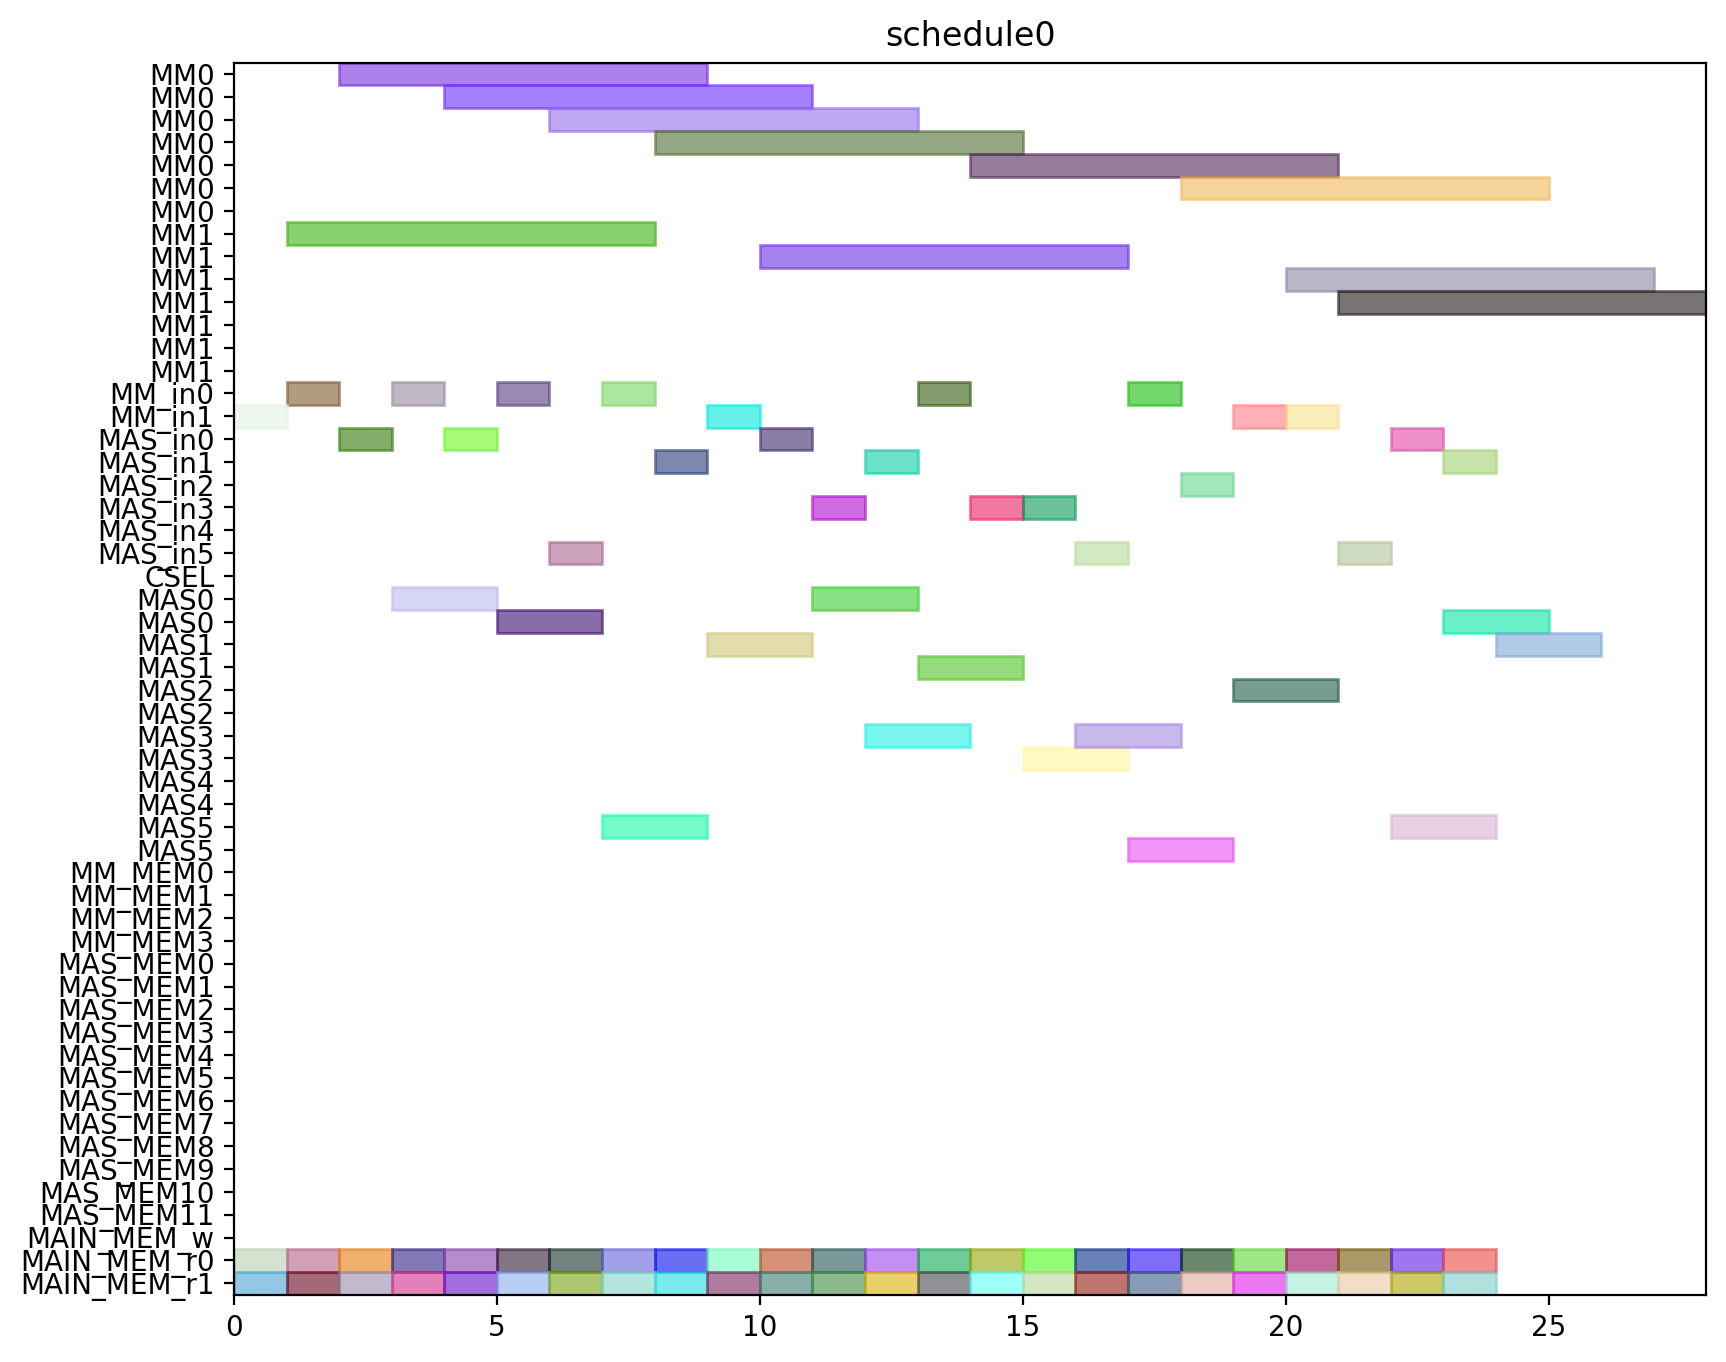

Generate this figure with Python:
from pyschedule import Scenario, solvers, plotters, alt


def solve():
	horizon = 120
	S = Scenario("schedule0", horizon=horizon)

	# resource
	MM = S.Resources('MM', num=2, size=7)
	MM_in = S.Resources('MM_in', num=2)
	MAS_in = S.Resources('MAS_in', num=6)
	CSEL = S.Resource('CSEL')
	MAS = S.Resources('MAS', num=6, size=2, periods=range(1, horizon))
	MM_MEM = S.Resources('MM_MEM', num=4)
	MAS_MEM = S.Resources('MAS_MEM', num=12)
	MAIN_MEM_w = S.Resource('MAIN_MEM_w', size=1)
	MAIN_MEM_r = S.Resources('MAIN_MEM_r', num=2)

	# result of previous scheduling

	# new tasks
	t0_t0 = S.Task('t0_t0', length=2, delay_cost=1)
	t0_t0 += alt(MAS)
	t0_t0_in = S.Task('t0_t0_in', length=1, delay_cost=1)
	t0_t0_in += alt(MAS_in)
	S += t0_t0_in*MAS_in[0]<=t0_t0*MAS[0]

	S += t0_t0_in*MAS_in[1]<=t0_t0*MAS[1]

	S += t0_t0_in*MAS_in[2]<=t0_t0*MAS[2]

	S += t0_t0_in*MAS_in[3]<=t0_t0*MAS[3]

	S += t0_t0_in*MAS_in[4]<=t0_t0*MAS[4]

	S += t0_t0_in*MAS_in[5]<=t0_t0*MAS[5]

	t0_t0_mem0 = S.Task('t0_t0_mem0', length=1, delay_cost=1)
	t0_t0_mem0 += MAIN_MEM_r[0]
	S += t0_t0_mem0 <= t0_t0

	t0_t0_mem1 = S.Task('t0_t0_mem1', length=1, delay_cost=1)
	t0_t0_mem1 += MAIN_MEM_r[1]
	S += t0_t0_mem1 <= t0_t0

	t0_t1 = S.Task('t0_t1', length=2, delay_cost=1)
	t0_t1 += alt(MAS)
	t0_t1_in = S.Task('t0_t1_in', length=1, delay_cost=1)
	t0_t1_in += alt(MAS_in)
	S += t0_t1_in*MAS_in[0]<=t0_t1*MAS[0]

	S += t0_t1_in*MAS_in[1]<=t0_t1*MAS[1]

	S += t0_t1_in*MAS_in[2]<=t0_t1*MAS[2]

	S += t0_t1_in*MAS_in[3]<=t0_t1*MAS[3]

	S += t0_t1_in*MAS_in[4]<=t0_t1*MAS[4]

	S += t0_t1_in*MAS_in[5]<=t0_t1*MAS[5]

	t0_t1_mem0 = S.Task('t0_t1_mem0', length=1, delay_cost=1)
	t0_t1_mem0 += MAIN_MEM_r[0]
	S += t0_t1_mem0 <= t0_t1

	t0_t1_mem1 = S.Task('t0_t1_mem1', length=1, delay_cost=1)
	t0_t1_mem1 += MAIN_MEM_r[1]
	S += t0_t1_mem1 <= t0_t1

	t0_t3 = S.Task('t0_t3', length=7, delay_cost=1)
	t0_t3 += alt(MM)
	t0_t3_in = S.Task('t0_t3_in', length=1, delay_cost=1)
	t0_t3_in += alt(MM_in)
	S += t0_t3_in*MM_in[0]<=t0_t3*MM[0]
	S += t0_t3_in*MM_in[1]<=t0_t3*MM[1]
	t0_t3_mem0 = S.Task('t0_t3_mem0', length=1, delay_cost=1)
	t0_t3_mem0 += MAIN_MEM_r[0]
	S += t0_t3_mem0 <= t0_t3

	t0_t3_mem1 = S.Task('t0_t3_mem1', length=1, delay_cost=1)
	t0_t3_mem1 += MAIN_MEM_r[1]
	S += t0_t3_mem1 <= t0_t3

	t10 = S.Task('t10', length=2, delay_cost=1)
	t10 += alt(MAS)
	t10_in = S.Task('t10_in', length=1, delay_cost=1)
	t10_in += alt(MAS_in)
	S += t10_in*MAS_in[0]<=t10*MAS[0]

	S += t10_in*MAS_in[1]<=t10*MAS[1]

	S += t10_in*MAS_in[2]<=t10*MAS[2]

	S += t10_in*MAS_in[3]<=t10*MAS[3]

	S += t10_in*MAS_in[4]<=t10*MAS[4]

	S += t10_in*MAS_in[5]<=t10*MAS[5]

	t10_mem0 = S.Task('t10_mem0', length=1, delay_cost=1)
	t10_mem0 += MAIN_MEM_r[0]
	S += t10_mem0 <= t10

	t10_mem1 = S.Task('t10_mem1', length=1, delay_cost=1)
	t10_mem1 += MAIN_MEM_r[1]
	S += t10_mem1 <= t10

	t11 = S.Task('t11', length=2, delay_cost=1)
	t11 += alt(MAS)
	t11_in = S.Task('t11_in', length=1, delay_cost=1)
	t11_in += alt(MAS_in)
	S += t11_in*MAS_in[0]<=t11*MAS[0]

	S += t11_in*MAS_in[1]<=t11*MAS[1]

	S += t11_in*MAS_in[2]<=t11*MAS[2]

	S += t11_in*MAS_in[3]<=t11*MAS[3]

	S += t11_in*MAS_in[4]<=t11*MAS[4]

	S += t11_in*MAS_in[5]<=t11*MAS[5]

	t11_mem0 = S.Task('t11_mem0', length=1, delay_cost=1)
	t11_mem0 += MAIN_MEM_r[0]
	S += t11_mem0 <= t11

	t11_mem1 = S.Task('t11_mem1', length=1, delay_cost=1)
	t11_mem1 += MAIN_MEM_r[1]
	S += t11_mem1 <= t11

	t3_t0 = S.Task('t3_t0', length=7, delay_cost=1)
	t3_t0 += alt(MM)
	t3_t0_in = S.Task('t3_t0_in', length=1, delay_cost=1)
	t3_t0_in += alt(MM_in)
	S += t3_t0_in*MM_in[0]<=t3_t0*MM[0]
	S += t3_t0_in*MM_in[1]<=t3_t0*MM[1]
	t3_t0_mem0 = S.Task('t3_t0_mem0', length=1, delay_cost=1)
	t3_t0_mem0 += MAIN_MEM_r[0]
	S += t3_t0_mem0 <= t3_t0

	t3_t0_mem1 = S.Task('t3_t0_mem1', length=1, delay_cost=1)
	t3_t0_mem1 += MAIN_MEM_r[1]
	S += t3_t0_mem1 <= t3_t0

	t3_t1 = S.Task('t3_t1', length=7, delay_cost=1)
	t3_t1 += alt(MM)
	t3_t1_in = S.Task('t3_t1_in', length=1, delay_cost=1)
	t3_t1_in += alt(MM_in)
	S += t3_t1_in*MM_in[0]<=t3_t1*MM[0]
	S += t3_t1_in*MM_in[1]<=t3_t1*MM[1]
	t3_t1_mem0 = S.Task('t3_t1_mem0', length=1, delay_cost=1)
	t3_t1_mem0 += MAIN_MEM_r[0]
	S += t3_t1_mem0 <= t3_t1

	t3_t1_mem1 = S.Task('t3_t1_mem1', length=1, delay_cost=1)
	t3_t1_mem1 += MAIN_MEM_r[1]
	S += t3_t1_mem1 <= t3_t1

	t3_t2 = S.Task('t3_t2', length=2, delay_cost=1)
	t3_t2 += alt(MAS)
	t3_t2_in = S.Task('t3_t2_in', length=1, delay_cost=1)
	t3_t2_in += alt(MAS_in)
	S += t3_t2_in*MAS_in[0]<=t3_t2*MAS[0]

	S += t3_t2_in*MAS_in[1]<=t3_t2*MAS[1]

	S += t3_t2_in*MAS_in[2]<=t3_t2*MAS[2]

	S += t3_t2_in*MAS_in[3]<=t3_t2*MAS[3]

	S += t3_t2_in*MAS_in[4]<=t3_t2*MAS[4]

	S += t3_t2_in*MAS_in[5]<=t3_t2*MAS[5]

	t3_t2_mem0 = S.Task('t3_t2_mem0', length=1, delay_cost=1)
	t3_t2_mem0 += MAIN_MEM_r[0]
	S += t3_t2_mem0 <= t3_t2

	t3_t2_mem1 = S.Task('t3_t2_mem1', length=1, delay_cost=1)
	t3_t2_mem1 += MAIN_MEM_r[1]
	S += t3_t2_mem1 <= t3_t2

	t3_t3 = S.Task('t3_t3', length=2, delay_cost=1)
	t3_t3 += alt(MAS)
	t3_t3_in = S.Task('t3_t3_in', length=1, delay_cost=1)
	t3_t3_in += alt(MAS_in)
	S += t3_t3_in*MAS_in[0]<=t3_t3*MAS[0]

	S += t3_t3_in*MAS_in[1]<=t3_t3*MAS[1]

	S += t3_t3_in*MAS_in[2]<=t3_t3*MAS[2]

	S += t3_t3_in*MAS_in[3]<=t3_t3*MAS[3]

	S += t3_t3_in*MAS_in[4]<=t3_t3*MAS[4]

	S += t3_t3_in*MAS_in[5]<=t3_t3*MAS[5]

	t3_t3_mem0 = S.Task('t3_t3_mem0', length=1, delay_cost=1)
	t3_t3_mem0 += MAIN_MEM_r[0]
	S += t3_t3_mem0 <= t3_t3

	t3_t3_mem1 = S.Task('t3_t3_mem1', length=1, delay_cost=1)
	t3_t3_mem1 += MAIN_MEM_r[1]
	S += t3_t3_mem1 <= t3_t3

	t4_t0 = S.Task('t4_t0', length=2, delay_cost=1)
	t4_t0 += alt(MAS)
	t4_t0_in = S.Task('t4_t0_in', length=1, delay_cost=1)
	t4_t0_in += alt(MAS_in)
	S += t4_t0_in*MAS_in[0]<=t4_t0*MAS[0]

	S += t4_t0_in*MAS_in[1]<=t4_t0*MAS[1]

	S += t4_t0_in*MAS_in[2]<=t4_t0*MAS[2]

	S += t4_t0_in*MAS_in[3]<=t4_t0*MAS[3]

	S += t4_t0_in*MAS_in[4]<=t4_t0*MAS[4]

	S += t4_t0_in*MAS_in[5]<=t4_t0*MAS[5]

	t4_t0_mem0 = S.Task('t4_t0_mem0', length=1, delay_cost=1)
	t4_t0_mem0 += MAIN_MEM_r[0]
	S += t4_t0_mem0 <= t4_t0

	t4_t0_mem1 = S.Task('t4_t0_mem1', length=1, delay_cost=1)
	t4_t0_mem1 += MAIN_MEM_r[1]
	S += t4_t0_mem1 <= t4_t0

	t4_t1 = S.Task('t4_t1', length=2, delay_cost=1)
	t4_t1 += alt(MAS)
	t4_t1_in = S.Task('t4_t1_in', length=1, delay_cost=1)
	t4_t1_in += alt(MAS_in)
	S += t4_t1_in*MAS_in[0]<=t4_t1*MAS[0]

	S += t4_t1_in*MAS_in[1]<=t4_t1*MAS[1]

	S += t4_t1_in*MAS_in[2]<=t4_t1*MAS[2]

	S += t4_t1_in*MAS_in[3]<=t4_t1*MAS[3]

	S += t4_t1_in*MAS_in[4]<=t4_t1*MAS[4]

	S += t4_t1_in*MAS_in[5]<=t4_t1*MAS[5]

	t4_t1_mem0 = S.Task('t4_t1_mem0', length=1, delay_cost=1)
	t4_t1_mem0 += MAIN_MEM_r[0]
	S += t4_t1_mem0 <= t4_t1

	t4_t1_mem1 = S.Task('t4_t1_mem1', length=1, delay_cost=1)
	t4_t1_mem1 += MAIN_MEM_r[1]
	S += t4_t1_mem1 <= t4_t1

	t4_t3 = S.Task('t4_t3', length=7, delay_cost=1)
	t4_t3 += alt(MM)
	t4_t3_in = S.Task('t4_t3_in', length=1, delay_cost=1)
	t4_t3_in += alt(MM_in)
	S += t4_t3_in*MM_in[0]<=t4_t3*MM[0]
	S += t4_t3_in*MM_in[1]<=t4_t3*MM[1]
	t4_t3_mem0 = S.Task('t4_t3_mem0', length=1, delay_cost=1)
	t4_t3_mem0 += MAIN_MEM_r[0]
	S += t4_t3_mem0 <= t4_t3

	t4_t3_mem1 = S.Task('t4_t3_mem1', length=1, delay_cost=1)
	t4_t3_mem1 += MAIN_MEM_r[1]
	S += t4_t3_mem1 <= t4_t3

	t5_t0 = S.Task('t5_t0', length=7, delay_cost=1)
	t5_t0 += alt(MM)
	t5_t0_in = S.Task('t5_t0_in', length=1, delay_cost=1)
	t5_t0_in += alt(MM_in)
	S += t5_t0_in*MM_in[0]<=t5_t0*MM[0]
	S += t5_t0_in*MM_in[1]<=t5_t0*MM[1]
	t5_t0_mem0 = S.Task('t5_t0_mem0', length=1, delay_cost=1)
	t5_t0_mem0 += MAIN_MEM_r[0]
	S += t5_t0_mem0 <= t5_t0

	t5_t0_mem1 = S.Task('t5_t0_mem1', length=1, delay_cost=1)
	t5_t0_mem1 += MAIN_MEM_r[1]
	S += t5_t0_mem1 <= t5_t0

	t5_t1 = S.Task('t5_t1', length=7, delay_cost=1)
	t5_t1 += alt(MM)
	t5_t1_in = S.Task('t5_t1_in', length=1, delay_cost=1)
	t5_t1_in += alt(MM_in)
	S += t5_t1_in*MM_in[0]<=t5_t1*MM[0]
	S += t5_t1_in*MM_in[1]<=t5_t1*MM[1]
	t5_t1_mem0 = S.Task('t5_t1_mem0', length=1, delay_cost=1)
	t5_t1_mem0 += MAIN_MEM_r[0]
	S += t5_t1_mem0 <= t5_t1

	t5_t1_mem1 = S.Task('t5_t1_mem1', length=1, delay_cost=1)
	t5_t1_mem1 += MAIN_MEM_r[1]
	S += t5_t1_mem1 <= t5_t1

	t5_t2 = S.Task('t5_t2', length=2, delay_cost=1)
	t5_t2 += alt(MAS)
	t5_t2_in = S.Task('t5_t2_in', length=1, delay_cost=1)
	t5_t2_in += alt(MAS_in)
	S += t5_t2_in*MAS_in[0]<=t5_t2*MAS[0]

	S += t5_t2_in*MAS_in[1]<=t5_t2*MAS[1]

	S += t5_t2_in*MAS_in[2]<=t5_t2*MAS[2]

	S += t5_t2_in*MAS_in[3]<=t5_t2*MAS[3]

	S += t5_t2_in*MAS_in[4]<=t5_t2*MAS[4]

	S += t5_t2_in*MAS_in[5]<=t5_t2*MAS[5]

	t5_t2_mem0 = S.Task('t5_t2_mem0', length=1, delay_cost=1)
	t5_t2_mem0 += MAIN_MEM_r[0]
	S += t5_t2_mem0 <= t5_t2

	t5_t2_mem1 = S.Task('t5_t2_mem1', length=1, delay_cost=1)
	t5_t2_mem1 += MAIN_MEM_r[1]
	S += t5_t2_mem1 <= t5_t2

	t5_t3 = S.Task('t5_t3', length=2, delay_cost=1)
	t5_t3 += alt(MAS)
	t5_t3_in = S.Task('t5_t3_in', length=1, delay_cost=1)
	t5_t3_in += alt(MAS_in)
	S += t5_t3_in*MAS_in[0]<=t5_t3*MAS[0]

	S += t5_t3_in*MAS_in[1]<=t5_t3*MAS[1]

	S += t5_t3_in*MAS_in[2]<=t5_t3*MAS[2]

	S += t5_t3_in*MAS_in[3]<=t5_t3*MAS[3]

	S += t5_t3_in*MAS_in[4]<=t5_t3*MAS[4]

	S += t5_t3_in*MAS_in[5]<=t5_t3*MAS[5]

	t5_t3_mem0 = S.Task('t5_t3_mem0', length=1, delay_cost=1)
	t5_t3_mem0 += MAIN_MEM_r[0]
	S += t5_t3_mem0 <= t5_t3

	t5_t3_mem1 = S.Task('t5_t3_mem1', length=1, delay_cost=1)
	t5_t3_mem1 += MAIN_MEM_r[1]
	S += t5_t3_mem1 <= t5_t3

	t6_t0 = S.Task('t6_t0', length=7, delay_cost=1)
	t6_t0 += alt(MM)
	t6_t0_in = S.Task('t6_t0_in', length=1, delay_cost=1)
	t6_t0_in += alt(MM_in)
	S += t6_t0_in*MM_in[0]<=t6_t0*MM[0]
	S += t6_t0_in*MM_in[1]<=t6_t0*MM[1]
	t6_t0_mem0 = S.Task('t6_t0_mem0', length=1, delay_cost=1)
	t6_t0_mem0 += MAIN_MEM_r[0]
	S += t6_t0_mem0 <= t6_t0

	t6_t0_mem1 = S.Task('t6_t0_mem1', length=1, delay_cost=1)
	t6_t0_mem1 += MAIN_MEM_r[1]
	S += t6_t0_mem1 <= t6_t0

	t6_t1 = S.Task('t6_t1', length=7, delay_cost=1)
	t6_t1 += alt(MM)
	t6_t1_in = S.Task('t6_t1_in', length=1, delay_cost=1)
	t6_t1_in += alt(MM_in)
	S += t6_t1_in*MM_in[0]<=t6_t1*MM[0]
	S += t6_t1_in*MM_in[1]<=t6_t1*MM[1]
	t6_t1_mem0 = S.Task('t6_t1_mem0', length=1, delay_cost=1)
	t6_t1_mem0 += MAIN_MEM_r[0]
	S += t6_t1_mem0 <= t6_t1

	t6_t1_mem1 = S.Task('t6_t1_mem1', length=1, delay_cost=1)
	t6_t1_mem1 += MAIN_MEM_r[1]
	S += t6_t1_mem1 <= t6_t1

	t6_t2 = S.Task('t6_t2', length=2, delay_cost=1)
	t6_t2 += alt(MAS)
	t6_t2_in = S.Task('t6_t2_in', length=1, delay_cost=1)
	t6_t2_in += alt(MAS_in)
	S += t6_t2_in*MAS_in[0]<=t6_t2*MAS[0]

	S += t6_t2_in*MAS_in[1]<=t6_t2*MAS[1]

	S += t6_t2_in*MAS_in[2]<=t6_t2*MAS[2]

	S += t6_t2_in*MAS_in[3]<=t6_t2*MAS[3]

	S += t6_t2_in*MAS_in[4]<=t6_t2*MAS[4]

	S += t6_t2_in*MAS_in[5]<=t6_t2*MAS[5]

	t6_t2_mem0 = S.Task('t6_t2_mem0', length=1, delay_cost=1)
	t6_t2_mem0 += MAIN_MEM_r[0]
	S += t6_t2_mem0 <= t6_t2

	t6_t2_mem1 = S.Task('t6_t2_mem1', length=1, delay_cost=1)
	t6_t2_mem1 += MAIN_MEM_r[1]
	S += t6_t2_mem1 <= t6_t2

	t6_t3 = S.Task('t6_t3', length=2, delay_cost=1)
	t6_t3 += alt(MAS)
	t6_t3_in = S.Task('t6_t3_in', length=1, delay_cost=1)
	t6_t3_in += alt(MAS_in)
	S += t6_t3_in*MAS_in[0]<=t6_t3*MAS[0]

	S += t6_t3_in*MAS_in[1]<=t6_t3*MAS[1]

	S += t6_t3_in*MAS_in[2]<=t6_t3*MAS[2]

	S += t6_t3_in*MAS_in[3]<=t6_t3*MAS[3]

	S += t6_t3_in*MAS_in[4]<=t6_t3*MAS[4]

	S += t6_t3_in*MAS_in[5]<=t6_t3*MAS[5]

	t6_t3_mem0 = S.Task('t6_t3_mem0', length=1, delay_cost=1)
	t6_t3_mem0 += MAIN_MEM_r[0]
	S += t6_t3_mem0 <= t6_t3

	t6_t3_mem1 = S.Task('t6_t3_mem1', length=1, delay_cost=1)
	t6_t3_mem1 += MAIN_MEM_r[1]
	S += t6_t3_mem1 <= t6_t3

	t7_t0 = S.Task('t7_t0', length=7, delay_cost=1)
	t7_t0 += alt(MM)
	t7_t0_in = S.Task('t7_t0_in', length=1, delay_cost=1)
	t7_t0_in += alt(MM_in)
	S += t7_t0_in*MM_in[0]<=t7_t0*MM[0]
	S += t7_t0_in*MM_in[1]<=t7_t0*MM[1]
	t7_t0_mem0 = S.Task('t7_t0_mem0', length=1, delay_cost=1)
	t7_t0_mem0 += MAIN_MEM_r[0]
	S += t7_t0_mem0 <= t7_t0

	t7_t0_mem1 = S.Task('t7_t0_mem1', length=1, delay_cost=1)
	t7_t0_mem1 += MAIN_MEM_r[1]
	S += t7_t0_mem1 <= t7_t0

	t7_t1 = S.Task('t7_t1', length=7, delay_cost=1)
	t7_t1 += alt(MM)
	t7_t1_in = S.Task('t7_t1_in', length=1, delay_cost=1)
	t7_t1_in += alt(MM_in)
	S += t7_t1_in*MM_in[0]<=t7_t1*MM[0]
	S += t7_t1_in*MM_in[1]<=t7_t1*MM[1]
	t7_t1_mem0 = S.Task('t7_t1_mem0', length=1, delay_cost=1)
	t7_t1_mem0 += MAIN_MEM_r[0]
	S += t7_t1_mem0 <= t7_t1

	t7_t1_mem1 = S.Task('t7_t1_mem1', length=1, delay_cost=1)
	t7_t1_mem1 += MAIN_MEM_r[1]
	S += t7_t1_mem1 <= t7_t1

	t7_t2 = S.Task('t7_t2', length=2, delay_cost=1)
	t7_t2 += alt(MAS)
	t7_t2_in = S.Task('t7_t2_in', length=1, delay_cost=1)
	t7_t2_in += alt(MAS_in)
	S += t7_t2_in*MAS_in[0]<=t7_t2*MAS[0]

	S += t7_t2_in*MAS_in[1]<=t7_t2*MAS[1]

	S += t7_t2_in*MAS_in[2]<=t7_t2*MAS[2]

	S += t7_t2_in*MAS_in[3]<=t7_t2*MAS[3]

	S += t7_t2_in*MAS_in[4]<=t7_t2*MAS[4]

	S += t7_t2_in*MAS_in[5]<=t7_t2*MAS[5]

	t7_t2_mem0 = S.Task('t7_t2_mem0', length=1, delay_cost=1)
	t7_t2_mem0 += MAIN_MEM_r[0]
	S += t7_t2_mem0 <= t7_t2

	t7_t2_mem1 = S.Task('t7_t2_mem1', length=1, delay_cost=1)
	t7_t2_mem1 += MAIN_MEM_r[1]
	S += t7_t2_mem1 <= t7_t2

	t7_t3 = S.Task('t7_t3', length=2, delay_cost=1)
	t7_t3 += alt(MAS)
	t7_t3_in = S.Task('t7_t3_in', length=1, delay_cost=1)
	t7_t3_in += alt(MAS_in)
	S += t7_t3_in*MAS_in[0]<=t7_t3*MAS[0]

	S += t7_t3_in*MAS_in[1]<=t7_t3*MAS[1]

	S += t7_t3_in*MAS_in[2]<=t7_t3*MAS[2]

	S += t7_t3_in*MAS_in[3]<=t7_t3*MAS[3]

	S += t7_t3_in*MAS_in[4]<=t7_t3*MAS[4]

	S += t7_t3_in*MAS_in[5]<=t7_t3*MAS[5]

	t7_t3_mem0 = S.Task('t7_t3_mem0', length=1, delay_cost=1)
	t7_t3_mem0 += MAIN_MEM_r[0]
	S += t7_t3_mem0 <= t7_t3

	t7_t3_mem1 = S.Task('t7_t3_mem1', length=1, delay_cost=1)
	t7_t3_mem1 += MAIN_MEM_r[1]
	S += t7_t3_mem1 <= t7_t3

	solvers.mip.solve(S,msg=1,kind='CPLEX',ratio_gap=1.01)

	solution = [['hoge']*len(S.solution()[1]) for i in range(len(S.solution()))]
	for i in range(len(S.solution())):
		for j in range(len(S.solution()[i])):
			solution[i][j]=str(S.solution()[i][j])
	print(solution)

	cycles = int(solution[-1][3])

	pic_file_name = "/mnt/rose/usr1/fukuda/ABE/multiRAM_multiMAS_16mux/scheduling_result/stage7MM2_stage2MAS6/SQR012345/schedule0.png"
	if(S.solution() != []):
		plotters.matplotlib.plot(S,img_filename=pic_file_name, show_task_labels=False, fig_size=(cycles*0.25+3, 8))

	return solution
